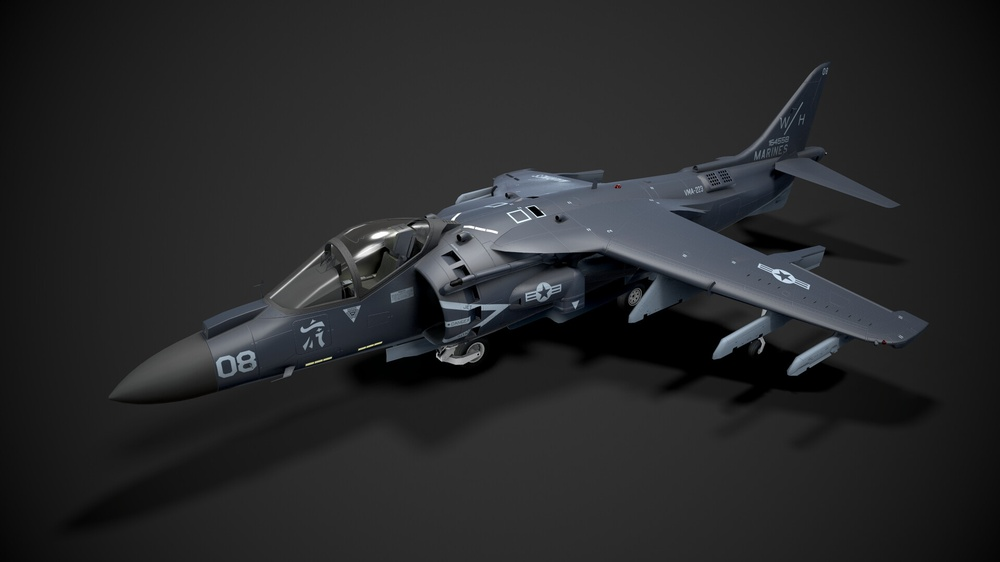
#> input picture av-8b.jpg, 1000 x 562 px, shrunk from 1920 x 1080 before the run
$ python av-8b.py
#> lines starting #> are read from the running program, lines starting #| are printed output that depends on the picture; after the words box and inside, x2 and y2 are one past the last pixel; in counts of white or black regions, pixels touching at a corner belong together
import math

import numpy as np
import cv2
import matplotlib.pyplot as plt

#Importa e converta para RGB
img = cv2.imread('av-8b.jpg')
#> img is the input picture: shape (562, 1000, 3); mean B, G, R 41.6, 40.3, 39.4
img = cv2.cvtColor(img, cv2.COLOR_BGR2RGB)


#Convertendo para preto e branco (RGB -> Gray Scale -> BW)
img_gray = cv2.cvtColor(img, cv2.COLOR_RGB2GRAY)
a = img_gray.max()
#> a = 255
_, thresh = cv2.threshold(img_gray, a/2*1.7, a,cv2.THRESH_BINARY_INV)
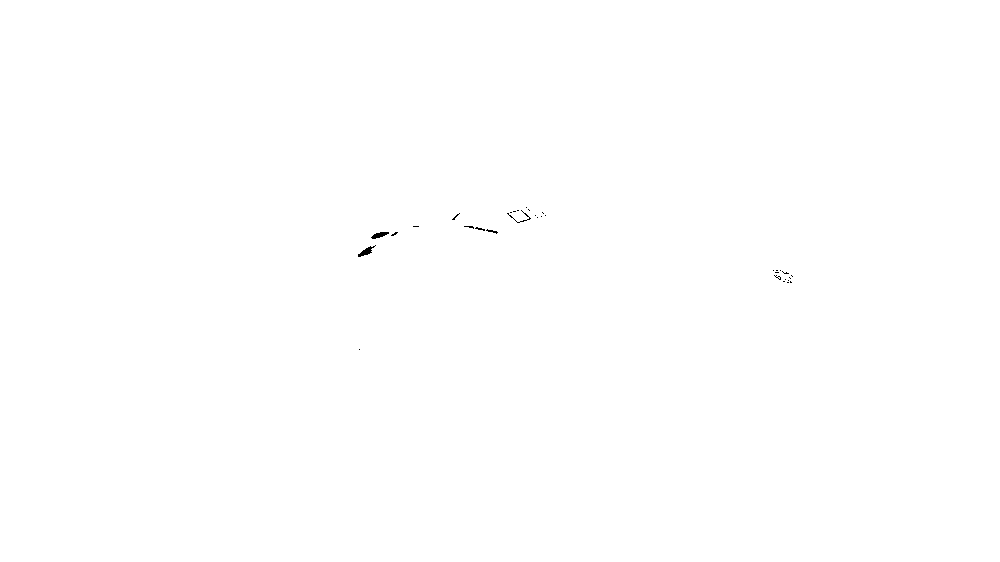
#> thresh: shape (562, 1000); 99.9% white; 33 black regions (29 under 20 px), largest, box (x1, y1, x2, y2) and area: (358, 245, 376, 257) 80, (371, 232, 389, 239) 71, (507, 210, 531, 223) 41, (486, 229, 498, 234) 23


tamanhoKernel = 5
kernel = np.ones((tamanhoKernel,tamanhoKernel), np.uint8)
thresh_open = cv2.morphologyEx(thresh, cv2.MORPH_OPEN, kernel)
#> thresh_open: shape (562, 1000); 99.9% white; 12 black regions (7 under 20 px), largest, box (x1, y1, x2, y2) and area: (773, 270, 793, 283) 117, (507, 207, 531, 223) 90, (371, 232, 398, 239) 89, (358, 245, 376, 257) 84, (464, 226, 498, 234) 62

#Filtro de ruído (bluring)
img_blur = cv2.blur(img_gray, ksize=(tamanhoKernel,tamanhoKernel))

# Detecção borda com Canny (sem blurry)
edges_gray = cv2.Canny(image=img_gray, threshold1=a/2, threshold2=a/2)
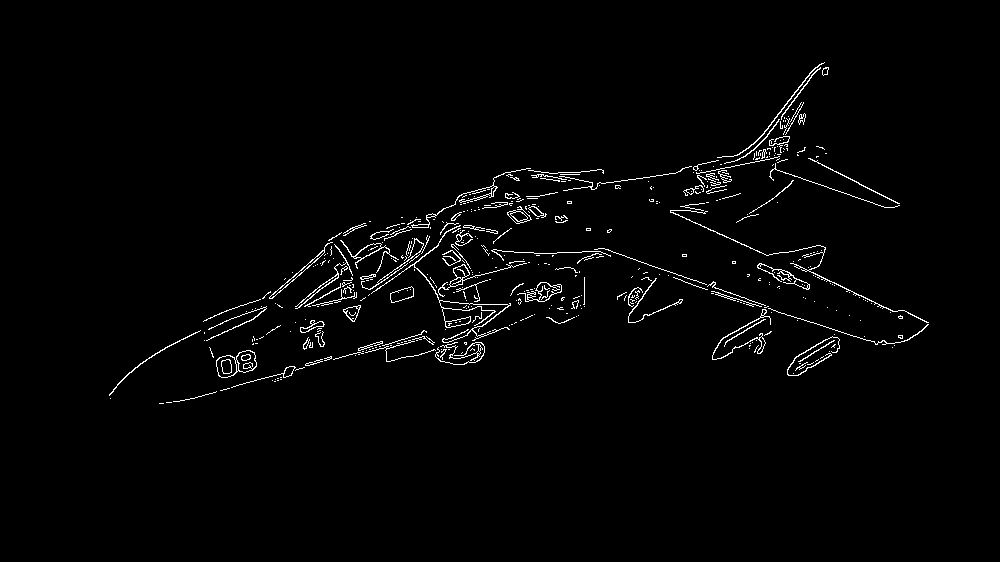
#> edges_gray: shape (562, 1000); 1.8% white in thin lines or dots, all inside (x1, y1, x2, y2) = (109, 62, 929, 404)
# Detecção borda com Canny (com blurry)
edges_blur = cv2.Canny(image=img_blur, threshold1=a/2, threshold2=a/2)
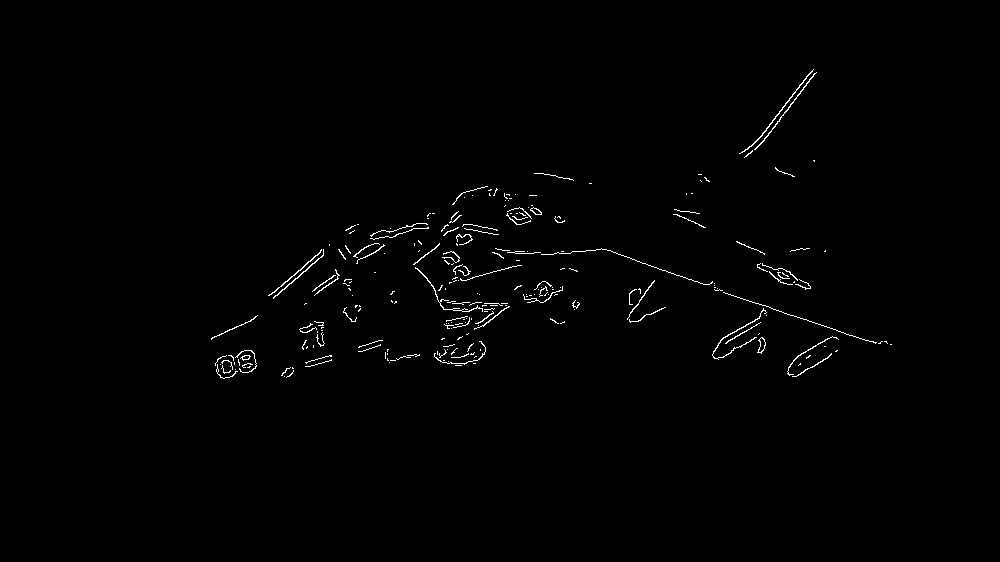
#> edges_blur: shape (562, 1000); 0.81% white in thin lines or dots, all inside (x1, y1, x2, y2) = (211, 69, 892, 379)


# contorno
contours, hierarchy = cv2.findContours(
                                   image = edges_gray,
                                   mode = cv2.RETR_TREE,
                                   method = cv2.CHAIN_APPROX_SIMPLE)
#> contours = 564 contours, 491 with area under 20; largest, box (x1, y1, x2, y2) and area: (216, 350, 257, 378) 732, (216, 355, 237, 378) 354, (517, 282, 562, 302) 328, (236, 350, 257, 373) 326, (371, 225, 511, 343) 282
contours = sorted(contours, key = cv2.contourArea, reverse = True)
img_copy = img.copy()
final = cv2.drawContours(img_copy, contours, contourIdx = -1,
                         color = (255, 90, 0), thickness = 2)
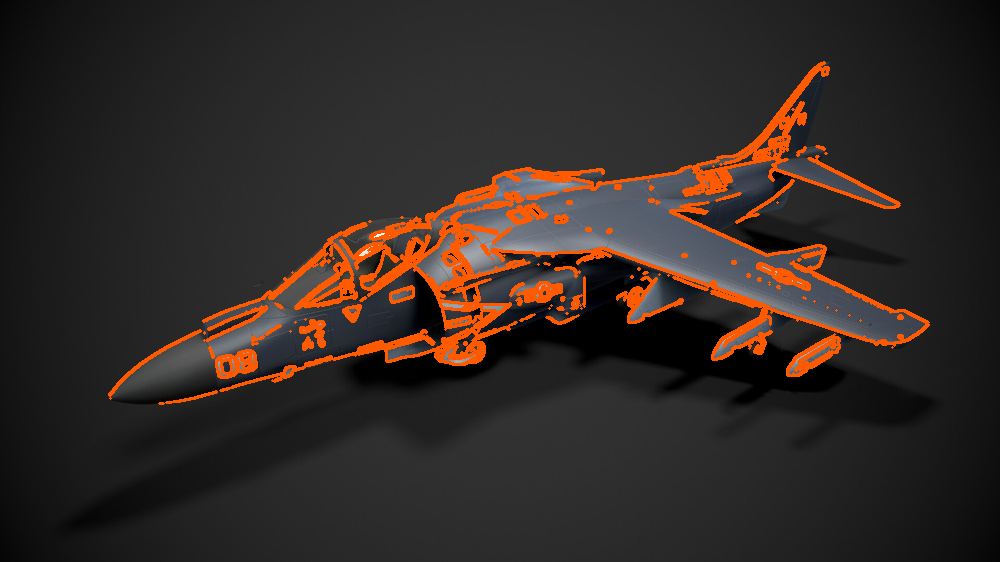
#> final: shape (562, 1000, 3); mean R, G, B 49.8, 41.1, 37


#plot imagens
imagens = [final]# [img,img_blur,img_gray,edges_gray,edges_blur,thresh,thresh_open,final]
formatoX = math.ceil(len(imagens)**.5)
#> formatoX = 1
if (formatoX**2-len(imagens))>formatoX:
    formatoY = formatoX-1
else:
    formatoY = formatoX
#> formatoY = 1
for i in range(len(imagens)):
    plt.subplot(formatoY, formatoX, i + 1)
    plt.imshow(imagens[i],'gray')
    plt.xticks([]),plt.yticks([])
#> this loop made 1 pass
plt.show()

$ run again, with FEI01.jpg copied over av-8b.jpg
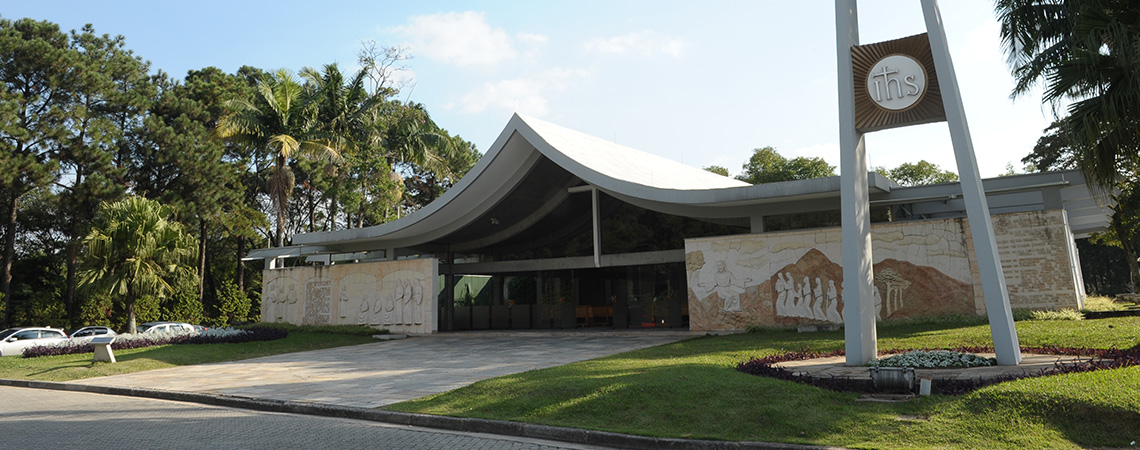
#> input picture FEI01.jpg, 1140 x 450 px
#> img is the input picture: shape (450, 1140, 3); mean B, G, R 108.8, 118.8, 113.3
#> a = 255
#> `_, thresh = cv2.threshold(img_gray, a/2*1.7, a,cv2.THRESH_BINARY_INV)`:
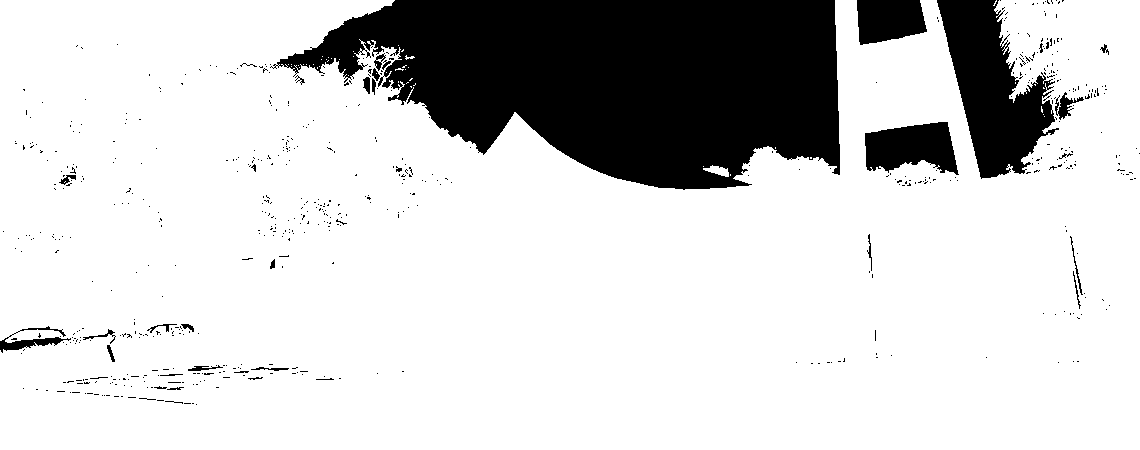
#> thresh: shape (450, 1140); 81.8% white; 617 black regions (583 under 20 px), largest, box (x1, y1, x2, y2) and area: (270, 0, 840, 190) 72465, (937, 0, 1059, 179) 11237, (865, 122, 959, 175) 3525
#> thresh_open: shape (450, 1140); 80.9% white; 274 black regions (234 under 20 px), largest, box (x1, y1, x2, y2) and area: (240, 0, 840, 190) 74234, (937, 0, 1099, 179) 12693, (865, 122, 959, 178) 3608
#> edges_gray: shape (450, 1140); 13.7% white in thin lines or dots
#> edges_blur: shape (450, 1140); 3.8% white in thin lines or dots
#> contours = 7162 contours, 6861 with area under 20; largest, box (x1, y1, x2, y2) and area: (25, 170, 317, 377) 3681, (867, 55, 925, 110) 2434, (867, 55, 925, 110) 2363, (135, 279, 204, 327) 1850, (286, 129, 352, 233) 943
#> `final = cv2.drawContours(img_copy, contours, contourIdx = -1, color = ..`:
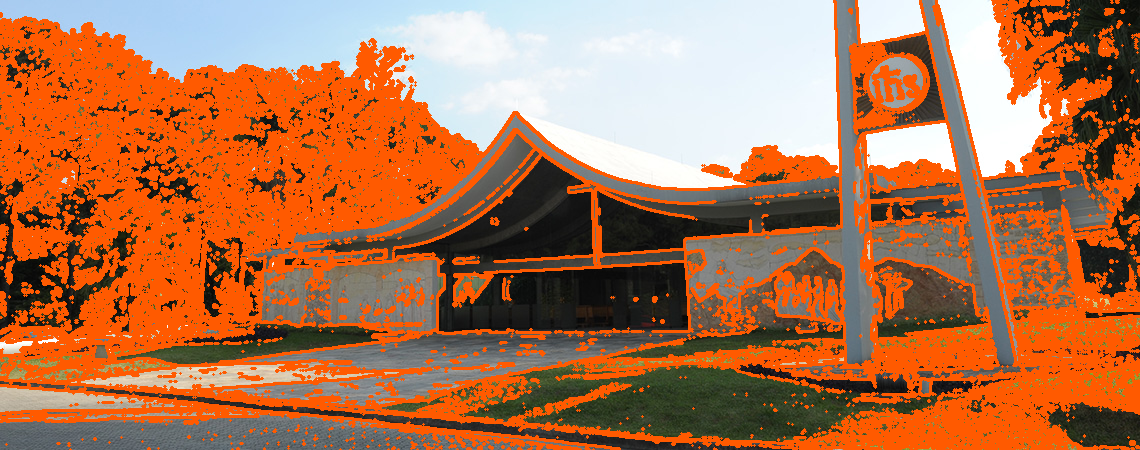
#> final: shape (450, 1140, 3); mean R, G, B 176.2, 115, 77.7
#> formatoX = 1
#> the loop `for i in range(len(imagens)):` made 1 pass
